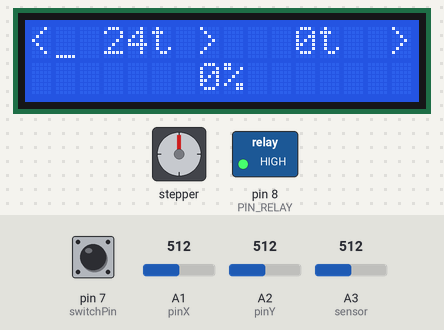
A sketch run on a simulated Arduino Uno, built with avr-gcc and run on an emulated ATmega328P. Shown: stepper motor, 16×2 character LCD, switched loads named in the sketch (green lamp = pin HIGH). Wiring (inferred from the names in the program): stepper motor driver (200 steps per turn assumed): step pin 9; direction pin 10; enable pin 11. The test bench sets the inputs (shaded band); at power-on: A3 (sensor) = 512, A1 (pinX) = 512, pin 7 (switchPin) HIGH, A2 (pinY) = 512. Pins used as bus, display or sensor lines are not drawn; what the sketch prints to the serial monitor is not drawn.

Above: at 1.2 s.
1.3 s: A3 (sensor) set to 804
At 3.0 s:
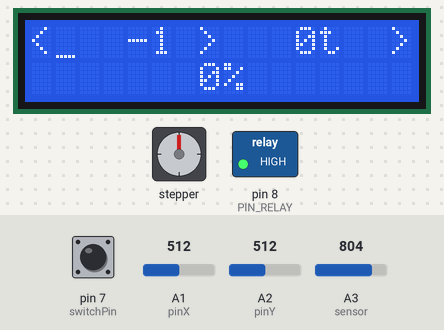
3.5 s: A3 (sensor) set to 824
At 5.1 s:
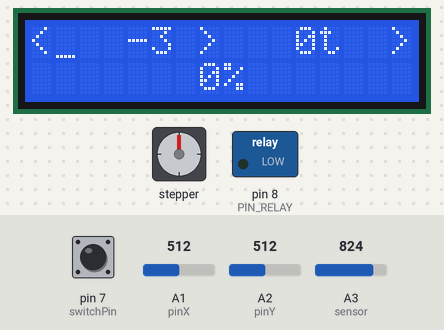
5.5 s: A3 (sensor) set to 1009
At 7.2 s:
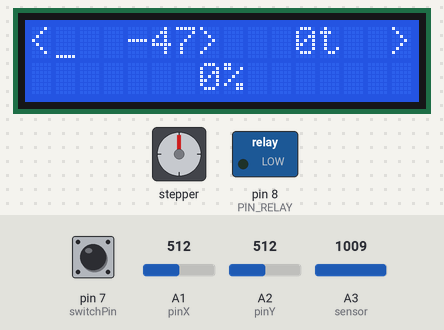
7.5 s: A3 (sensor) set to 1023
At 8.4 s:
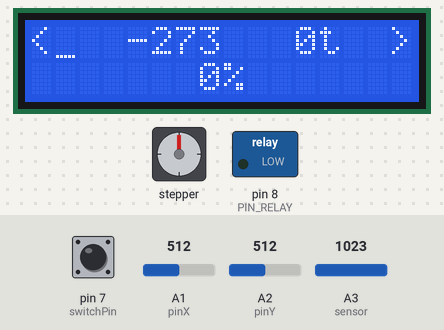
9.5 s: A1 (pinX) set to 716
At 10.7 s:
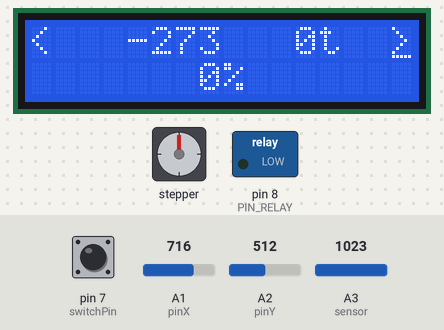
11.0 s: pin 7 (switchPin) pulled LOW for 1 s
At 12.5 s:
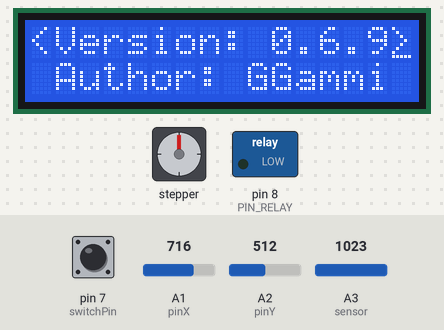
Timing chart, 0 to 14.0 s (numbered marks = the images above; inputs shaded):
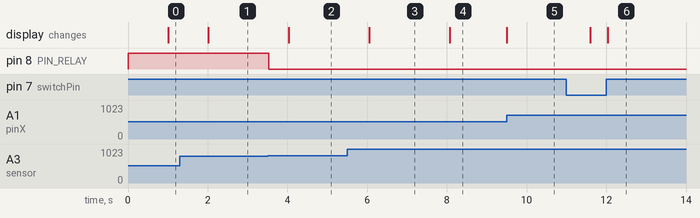

Measured:
- the behaviour switches between 816 and 817 on A3 (sensor) (found by bisection; images 1 and 2)
- the behaviour switches between 1022 and 1023 on A3 (sensor) (found by bisection; images 3 and 4)
- after the input at 1.3 s, the display: changes after 0.71 s (image 1)
- after the input at 3.5 s, pin 8 (PIN_RELAY): HIGH → LOW at once; the display: changes after 0.53 s (image 2)
- after the input at 5.5 s, the display: changes after 0.55 s (image 3)
- after the input at 7.5 s, the display: changes after 0.57 s (image 4)
- after the input at 9.5 s, the display: changes at once (image 5)
- after the input at 11.0 s, the display: first changes after 0.59 s (image 6 shows a later state)

The sketch:

PetPull_0_6_7.ino
```cpp
#include <Wire.h>
#include <LiquidCrystal_I2C.h>

#define STEP_PIN         9
#define DIR_PIN          10
#define ENABLE_PIN       11

#define B 3950 // B коэффициент
#define RESISTOR 100000 // сопротивление резистора, 200 кОм
#define THERMISTOR 100000 // номинальное сопротивление термистора, 100 кОм
#define NOMINAL 25 // номинальная температура
#define sensor A3

#define PIN_RELAY 8 // Определяем пин, используемый для подключения реле

const int switchPin = 7;  // кнопка джойстика
const int pinX = A1; // Ось X джойстика
const int pinY = A2; // Ось Y джойстика

LiquidCrystal_I2C lcd(0x27,16,2);  // Устанавливаем дисплей

unsigned long timing_sensor;
unsigned long timing_hot;
//int screen_key = 1;

void setup() {
  Serial.begin(9600);

  pinMode(STEP_PIN   , OUTPUT);       //Настраиваем пины управления
  pinMode(DIR_PIN    , OUTPUT);
  pinMode(ENABLE_PIN , OUTPUT);
  digitalWrite(ENABLE_PIN , HIGH);    //Выключаем мотор, чтобы не грелся

  pinMode(pinX, INPUT);
  pinMode(pinY, INPUT);
  pinMode(switchPin, INPUT);
  digitalWrite(switchPin, HIGH); // включаем встроенный подтягивающий резистор

  pinMode(sensor, INPUT); // датчик температуры

  pinMode(PIN_RELAY, OUTPUT); // Объявляем пин реле как выход
  digitalWrite(PIN_RELAY, HIGH); // Выключаем реле - посылаем высокий сигнал

  lcd.init();
  lcd.backlight();// Включаем подсветку дисплея
  lcd.cursor();
  //lcd.blink();
}

class OSCore {
  public:
  int cursorPosition_x = 1;
  int cursorPosition_y = 0;
  bool joystick_button = false;
  int ScreenSize_x = 16;
  int ScreenSize_y = 2;
  int pX;
  int pY;
  int xVal = 0;
  int yVal = 0;
  int screen_key = 1;
  int screen_number = 3;
  float temperature_sensor;
  int temp = 0;
  int speed = 0;
  int arr_screen[2][16] =
    {{0, 0, 0, 0, 0, 0, 0, 0, 0, 0, 0, 0, 0, 0, 0, 0},
    {0, 0, 0, 0, 0, 0, 0, 0, 0, 0, 0, 0, 0, 0, 0, 0}};

  void controlStick () {
    int buttonState = !digitalRead(switchPin);
    int x = analogRead(pinX); // считываем аналоговое значение оси Х
    int y = analogRead(pinY); // считываем аналоговое значение оси Y
    xVal = map(x, 0, 1023, 0, 3);
    yVal = map(y, 0, 1023, 0, 3);

    if (buttonState == HIGH) {           // функция нажатия на кнопку
        joystick_button = true;
      }
      else {
        joystick_button = false;
      }
  }
  void cursorControl () {
      if (xVal == 2 && yVal == 1) { // функция движения вправо
        if (cursorPosition_x != ScreenSize_x-1){
          for (int i = cursorPosition_x + 1; i < ScreenSize_x; i++) {
            if (arr_screen[cursorPosition_y][i] != 0) {
               cursorPosition_x = i;
               lcd.setCursor(cursorPosition_x, cursorPosition_y);
               break;
            }
          }
        }
        delay(200);
      }
      else if (xVal == 0 && yVal == 1) { // функция движения влево
        if (cursorPosition_x != 0){
          for (int i = cursorPosition_x - 1; i >= 0; i--) {
            if (arr_screen[cursorPosition_y][i] != 0) {
               cursorPosition_x = i;
               lcd.setCursor(cursorPosition_x, cursorPosition_y);
               break;
            }
          }
        }
        delay(200);
      }
      else if (xVal == 1 && yVal == 0) { // функция движения вверх
         if (cursorPosition_y != 0){
          for (int i = cursorPosition_y - 1; i >= 0; i--) {
            if (arr_screen[i][cursorPosition_x] != 0) {
               cursorPosition_y = i;
               lcd.setCursor(cursorPosition_x, cursorPosition_y);
               break;
            }
          }
        }
        delay(200);
      }
      else if (xVal == 1 && yVal == 2) { // функция движения вниз
        if (cursorPosition_y != ScreenSize_y-1){
          for (int i = cursorPosition_y + 1; i < ScreenSize_y; i++) {
            if (arr_screen[i][cursorPosition_x] != 0) {
               cursorPosition_y = i;
               lcd.setCursor(cursorPosition_x, cursorPosition_y);
               break;
            }
          }
        }
        delay(200);
      }
  }

  void Button (int x, int y, char ch, int id) {
    arr_screen[y][x] = id;
    lcd.setCursor(x, y);
    lcd.print(ch);
  }

  int events () {
    bool returnValue = true;
    Serial.println('1');
    if (joystick_button) {
      switch(arr_screen[cursorPosition_y][cursorPosition_x]){
        case 1:
          if (screen_key != 1)
            screen_key--;
          returnValue = false;
          break;
        case 2:
          if (screen_key != screen_number)
            screen_key++;
          returnValue = false;
          break;
        case 3:
          if (temp > 0)
            temp -= 1;
          returnValue = true;
          break;
        case 4:
          if (temp < 250)
            temp += 1;
          returnValue = true;
          break;
        case 5:
        if (temp > 4)
            temp -= 5;
          returnValue = true;
          break;
        case 6:
          if (temp < 250-4)
            temp += 5;
          returnValue = true;
          break;
        case 7:
        if (speed > 0)
            speed -= 1;
          returnValue = true;
          break;
        case 8:
          if (speed < 100)
            speed += 1;
          returnValue = true;
          break;
        case 9:
        if (speed > 4)
            speed -= 5;
          returnValue = true;
          break;
        case 10:
          if (speed < 96)
            speed += 5;
          returnValue = true;
          break;
      }
      delay(200);
      return returnValue;
    }
  }

  void clear () {
    lcd.clear();
    for (int i = 0; i < 2; i++)
      for (int j = 0; j < 16; j++)
        arr_screen[i][j] = 0;
  }

  void drawCounter (int x, int y, int number) {
    if (number < 10) {
      lcd.setCursor(x, y);
      lcd.print("  ");
      lcd.setCursor(x+2, y);
      lcd.print(number);
    }
    else if (number < 100) {
      lcd.setCursor(x, y);
      lcd.print(" ");
      lcd.setCursor(x+1, y);
      lcd.print(number);
    }
    else if (number > 99) {
      lcd.setCursor(x, y);
      lcd.print(number);
    }
    lcd.setCursor(cursorPosition_x, cursorPosition_y);
  }

  void engineOperationMode () {
    if (speed > 0) {
      digitalWrite(ENABLE_PIN , LOW);       //Включаем мотор
      digitalWrite(DIR_PIN    , LOW);      //Задаем направление вращения
    }
    else {
      digitalWrite(ENABLE_PIN , HIGH);        //Выключаем движок, чтобы не грелся
    }
  }
  void engineManagement () {
      digitalWrite(STEP_PIN    , HIGH);     //Крутим движок
      delayMicroseconds(2300 - 23 * speed); //Крутим движок
      digitalWrite(STEP_PIN    , LOW);      //Крутим движок
  }
  void temperatureSensor () {
    int t = analogRead(sensor);
    float tr = 1023.0 / t - 1;
    tr = RESISTOR / tr;

    temperature_sensor = tr / THERMISTOR;
    temperature_sensor = log(temperature_sensor);
    temperature_sensor /= B;
    temperature_sensor += 1.0 / (NOMINAL + 273.15);
    temperature_sensor = 1.0 / temperature_sensor;
    temperature_sensor -= 273.15;
  }

  void relayControl () {
    if (temperature_sensor < temp - 3)
      digitalWrite(PIN_RELAY, LOW); // Включаем реле - посылаем низкий уровень сигнала
    else if (temperature_sensor >= temp - 2)
      digitalWrite(PIN_RELAY, HIGH); // Отключаем реле - посылаем высокий уровень сигнала
  }
};
class Draw {
  public:
  OSCore OSC;

  void setChar (int x, int y, char ch) {
    lcd.setCursor(x, y);
    lcd.print(ch);
  }
};

class BasicScreen {
  public:
    byte checking_the_cycle_X;
    byte checking_the_cycle_Y;

    OSCore OSC;
    Draw Draw;

    void basicScreen () {
      OSC.controlStick();
      OSC.cursorControl();
    }
    void drawingButtons () {
      OSC.Button(0, 0, '<', 1);
      OSC.Button(15, 0, '>', 2);
    }
};

class Screen : public BasicScreen {
  public:

  void main () {
    int checking_temp = OSC.temperature_sensor;
    drawingButtons();
    Draw.setChar(5, 0, 't');
    Draw.setChar(8, 1, '%');
    Draw.setChar(7, 0, '>');
    OSC.drawCounter(9, 0, OSC.temp);
    Draw.setChar(12, 0, 't');
    lcd.setCursor(OSC.cursorPosition_x, OSC.cursorPosition_y);
    do {
      OSC.engineOperationMode();
      OSC.drawCounter(5, 1, OSC.speed);
      checking_the_cycle_X = OSC.cursorPosition_x;
      checking_the_cycle_Y = OSC.cursorPosition_y;
      checking_temp = OSC.temperature_sensor;

      do {
        OSC.engineManagement();
        OSC.temperatureSensor();
        if (millis() - timing_hot > 500) {
          OSC.relayControl();
          timing_hot = millis();
        }
        if (millis() - timing_sensor > 1000) {
          OSC.drawCounter(2, 0, OSC.temperature_sensor);
          timing_sensor = millis();
        }
        basicScreen();
      } while (checking_the_cycle_X == OSC.cursorPosition_x && checking_the_cycle_Y == OSC.cursorPosition_y && !OSC.joystick_button);

    } while (OSC.events());
  }

  void setting () {
    drawingButtons();
    Draw.setChar(0, 1, '-');
    Draw.setChar(15, 1, '+');
    OSC.Button(2, 0, '1', 3);
    OSC.Button(13, 0, '1', 4);
    OSC.Button(4, 0, '5', 5);
    OSC.Button(11, 0, '5', 6);
    OSC.Button(2, 1, '1', 7);
    OSC.Button(13, 1, '1', 8);
    OSC.Button(4, 1, '5', 9);
    OSC.Button(11, 1, '5', 10);
    Draw.setChar(9, 0, 't');
    Draw.setChar(9, 1, '%');

    lcd.setCursor(OSC.cursorPosition_x, OSC.cursorPosition_y);
    do {
      OSC.engineOperationMode();
      checking_the_cycle_X = OSC.cursorPosition_x;
      checking_the_cycle_Y = OSC.cursorPosition_y;
      OSC.drawCounter(6, 0, OSC.temp);
      OSC.drawCounter(6, 1, OSC.speed);

      do {
        OSC.engineManagement();
        OSC.temperatureSensor();
        if (millis() - timing_hot > 500) {
          OSC.relayControl();
          timing_hot = millis();
        }
        basicScreen();
      } while (checking_the_cycle_X == OSC.cursorPosition_x && checking_the_cycle_Y == OSC.cursorPosition_y && !OSC.joystick_button);
      Serial.println('2');
    } while (OSC.events());
  }

  void description () {
    drawingButtons();
    lcd.setCursor(1, 0);
    lcd.print("Version: 0.6.9");
    lcd.setCursor(1, 1);
    lcd.print("Author: GGammi");
    lcd.setCursor(OSC.cursorPosition_x, OSC.cursorPosition_y);
    do {
      OSC.engineOperationMode();
      checking_the_cycle_X = OSC.cursorPosition_x;
      checking_the_cycle_Y = OSC.cursorPosition_y;

      do {
        OSC.engineManagement();
        OSC.temperatureSensor();
        if (millis() - timing_hot > 500) {
          OSC.relayControl();
          timing_hot = millis();
        }
        basicScreen();
      } while (checking_the_cycle_X == OSC.cursorPosition_x && checking_the_cycle_Y == OSC.cursorPosition_y && !OSC.joystick_button);

    } while (OSC.events());
  }

  void listOfScreens () {
    do {
      OSC.clear();
      switch (OSC.screen_key){
        case 1:
          main();
          break;
        case 2:
          setting();
          break;
        case 3:
          description();
          break;
      }
    } while (true);
  }

};

void loop() {
  Screen Screen;
  Screen.listOfScreens();
}
```
